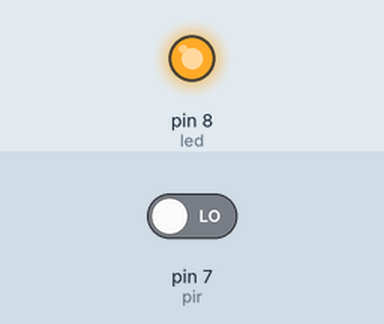
Recording of a sketch running on a simulated Arduino Uno, built with avr-gcc and run on an emulated ATmega328P. Shown: output pins drawn as LEDs (lit = HIGH). The inputs (shaded band) are chosen by the test bench; at power-on: pin 7 (pir) LOW. What the sketch prints to the serial monitor is not drawn.

Above: at 0.1 s.
At 1.1 s:
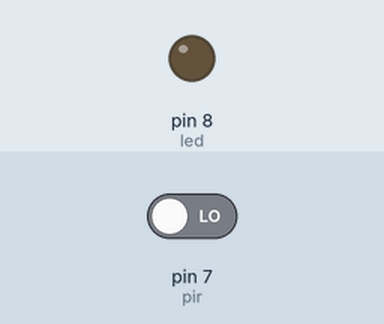
Timing chart, 0 to 2.6 s (numbered marks = the images above):
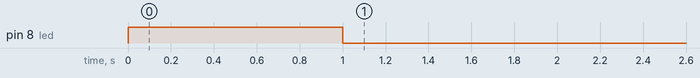

The sketch:

calibracion_del_pir_parte_1.ino
```cpp
//indica el estado del PIR, podemos ver si está recibiendo señal o no
int led=8;
int pir=7;
int estadoPir;

void setup() {

  pinMode(led,OUTPUT);
  pinMode(pir,INPUT);
  Serial.begin(9600);
  digitalWrite(led,LOW);
  Serial.println("los estados del pir son: ");
  digitalWrite(led,HIGH);
  delay(1000);
  digitalWrite(led,LOW);
}

void loop() {
estadoPir=digitalRead(pir);
Serial.println(estadoPir);
}
```
